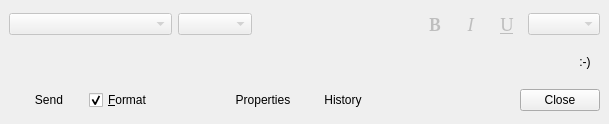
<ui version="4.0" >
 <author></author>
 <comment></comment>
 <exportmacro></exportmacro>
 <class>RzxChat</class>
 <widget class="QWidget" name="RzxChat" >
  <property name="geometry" >
   <rect>
    <x>0</x>
    <y>0</y>
    <width>609</width>
    <height>124</height>
   </rect>
  </property>
  <property name="sizePolicy" >
   <sizepolicy>
    <hsizetype>3</hsizetype>
    <vsizetype>5</vsizetype>
    <horstretch>0</horstretch>
    <verstretch>0</verstretch>
   </sizepolicy>
  </property>
  <property name="windowTitle" >
   <string>Chat [Qt]</string>
  </property>
  <layout class="QGridLayout" >
   <property name="margin" >
    <number>9</number>
   </property>
   <property name="spacing" >
    <number>6</number>
   </property>
   <item row="1" column="1" >
    <widget class="QToolButton" name="btnSmiley" >
     <property name="minimumSize" >
      <size>
       <width>30</width>
       <height>30</height>
      </size>
     </property>
     <property name="maximumSize" >
      <size>
       <width>30</width>
       <height>30</height>
      </size>
     </property>
     <property name="text" >
      <string>:-)</string>
     </property>
     <property name="checkable" >
      <bool>true</bool>
     </property>
     <property name="autoRaise" >
      <bool>true</bool>
     </property>
    </widget>
   </item>
   <item row="1" column="0" >
    <widget class="RzxTextEdit" name="edMsg" >
     <property name="sizePolicy" >
      <sizepolicy>
       <hsizetype>7</hsizetype>
       <vsizetype>7</vsizetype>
       <horstretch>0</horstretch>
       <verstretch>0</verstretch>
      </sizepolicy>
     </property>
     <property name="minimumSize" >
      <size>
       <width>0</width>
       <height>25</height>
      </size>
     </property>
     <property name="maximumSize" >
      <size>
       <width>32767</width>
       <height>32767</height>
      </size>
     </property>
     <property name="baseSize" >
      <size>
       <width>0</width>
       <height>50</height>
      </size>
     </property>
     <property name="focusPolicy" >
      <enum>Qt::StrongFocus</enum>
     </property>
     <property name="whatsThis" >
      <string>&lt;h3>Input&lt;/h3>&lt;p>This is the place where you can type your messages.&lt;/p>&lt;p>&lt;b>Shortcuts :&lt;/b>&lt;br>&lt;b>Enter : &lt;/b>Send your message&lt;br>&lt;b>Ctrl+[UP|DOWN] : &lt;/b>Navigate through the messages you have already typed&lt;br>&lt;b>Shift+Enter : &lt;/b> Add a line-break&lt;/p></string>
     </property>
    </widget>
   </item>
   <item row="0" column="0" colspan="2" >
    <widget class="QFrame" name="frame" >
     <property name="frameShape" >
      <enum>QFrame::Box</enum>
     </property>
     <property name="frameShadow" >
      <enum>QFrame::Plain</enum>
     </property>
     <property name="lineWidth" >
      <number>0</number>
     </property>
     <layout class="QGridLayout" >
      <property name="margin" >
       <number>0</number>
      </property>
      <property name="spacing" >
       <number>0</number>
      </property>
      <item row="0" column="0" >
       <layout class="QHBoxLayout" >
        <property name="margin" >
         <number>0</number>
        </property>
        <property name="spacing" >
         <number>6</number>
        </property>
        <item>
         <widget class="QComboBox" name="cbFontSelect" >
          <property name="enabled" >
           <bool>false</bool>
          </property>
          <property name="sizePolicy" >
           <sizepolicy>
            <hsizetype>3</hsizetype>
            <vsizetype>0</vsizetype>
            <horstretch>0</horstretch>
            <verstretch>0</verstretch>
           </sizepolicy>
          </property>
          <property name="minimumSize" >
           <size>
            <width>128</width>
            <height>0</height>
           </size>
          </property>
         </widget>
        </item>
        <item>
         <widget class="QComboBox" name="cbSize" >
          <property name="enabled" >
           <bool>false</bool>
          </property>
          <property name="sizePolicy" >
           <sizepolicy>
            <hsizetype>0</hsizetype>
            <vsizetype>0</vsizetype>
            <horstretch>0</horstretch>
            <verstretch>0</verstretch>
           </sizepolicy>
          </property>
          <property name="minimumSize" >
           <size>
            <width>74</width>
            <height>0</height>
           </size>
          </property>
          <property name="maximumSize" >
           <size>
            <width>74</width>
            <height>16777215</height>
           </size>
          </property>
         </widget>
        </item>
        <item>
         <spacer>
          <property name="orientation" >
           <enum>Qt::Horizontal</enum>
          </property>
          <property name="sizeHint" >
           <size>
            <width>73</width>
            <height>30</height>
           </size>
          </property>
         </spacer>
        </item>
        <item>
         <widget class="QToolButton" name="btnBold" >
          <property name="enabled" >
           <bool>false</bool>
          </property>
          <property name="minimumSize" >
           <size>
            <width>30</width>
            <height>30</height>
           </size>
          </property>
          <property name="maximumSize" >
           <size>
            <width>30</width>
            <height>30</height>
           </size>
          </property>
          <property name="font" >
           <font>
            <family>Terminal [Bitstream]</family>
            <pointsize>14</pointsize>
            <weight>75</weight>
            <italic>false</italic>
            <bold>true</bold>
            <underline>false</underline>
            <strikeout>false</strikeout>
           </font>
          </property>
          <property name="text" >
           <string>B</string>
          </property>
          <property name="checkable" >
           <bool>true</bool>
          </property>
          <property name="autoRaise" >
           <bool>true</bool>
          </property>
         </widget>
        </item>
        <item>
         <widget class="QToolButton" name="btnItalic" >
          <property name="enabled" >
           <bool>false</bool>
          </property>
          <property name="minimumSize" >
           <size>
            <width>30</width>
            <height>30</height>
           </size>
          </property>
          <property name="maximumSize" >
           <size>
            <width>30</width>
            <height>30</height>
           </size>
          </property>
          <property name="font" >
           <font>
            <family>Terminal [Bitstream]</family>
            <pointsize>14</pointsize>
            <weight>50</weight>
            <italic>true</italic>
            <bold>false</bold>
            <underline>false</underline>
            <strikeout>false</strikeout>
           </font>
          </property>
          <property name="text" >
           <string>I</string>
          </property>
          <property name="checkable" >
           <bool>true</bool>
          </property>
          <property name="autoRaise" >
           <bool>true</bool>
          </property>
         </widget>
        </item>
        <item>
         <widget class="QToolButton" name="btnUnderline" >
          <property name="enabled" >
           <bool>false</bool>
          </property>
          <property name="minimumSize" >
           <size>
            <width>30</width>
            <height>30</height>
           </size>
          </property>
          <property name="maximumSize" >
           <size>
            <width>30</width>
            <height>30</height>
           </size>
          </property>
          <property name="font" >
           <font>
            <family>Terminal [Bitstream]</family>
            <pointsize>14</pointsize>
            <weight>50</weight>
            <italic>false</italic>
            <bold>false</bold>
            <underline>true</underline>
            <strikeout>false</strikeout>
           </font>
          </property>
          <property name="text" >
           <string>U</string>
          </property>
          <property name="checkable" >
           <bool>true</bool>
          </property>
          <property name="autoRaise" >
           <bool>true</bool>
          </property>
         </widget>
        </item>
        <item>
         <widget class="QComboBox" name="cbColorSelect" >
          <property name="enabled" >
           <bool>false</bool>
          </property>
          <property name="maximumSize" >
           <size>
            <width>90</width>
            <height>16777215</height>
           </size>
          </property>
         </widget>
        </item>
       </layout>
      </item>
     </layout>
    </widget>
   </item>
   <item row="2" column="0" colspan="2" >
    <layout class="QHBoxLayout" >
     <property name="margin" >
      <number>0</number>
     </property>
     <property name="spacing" >
      <number>0</number>
     </property>
     <item>
      <widget class="QPushButton" name="btnSend" >
       <property name="sizePolicy" >
        <sizepolicy>
         <hsizetype>5</hsizetype>
         <vsizetype>0</vsizetype>
         <horstretch>0</horstretch>
         <verstretch>0</verstretch>
        </sizepolicy>
       </property>
       <property name="whatsThis" >
        <string>&lt;h3>Send&lt;/h3>&lt;p>Send the message you have typed...&lt;br>It's a lot easier to use &lt;b>Enter&lt;/b>&lt;/p></string>
       </property>
       <property name="text" >
        <string>Send</string>
       </property>
       <property name="shortcut" >
        <string/>
       </property>
       <property name="flat" >
        <bool>true</bool>
       </property>
      </widget>
     </item>
     <item>
      <widget class="QCheckBox" name="cbSendHTML" >
       <property name="whatsThis" >
        <string>&lt;h3>Send as HTML&lt;/h3>&lt;p>When this case is checked, you can format your text&lt;/p>&lt;p>&lt;b>Warning : &lt;/b>some clients don't support HTML...&lt;/p></string>
       </property>
       <property name="text" >
        <string>&amp;Format</string>
       </property>
       <property name="shortcut" >
        <string>Alt+F</string>
       </property>
       <property name="checked" >
        <bool>true</bool>
       </property>
      </widget>
     </item>
     <item>
      <spacer>
       <property name="orientation" >
        <enum>Qt::Horizontal</enum>
       </property>
       <property name="sizeType" >
        <enum>QSizePolicy::Minimum</enum>
       </property>
       <property name="sizeHint" >
        <size>
         <width>15</width>
         <height>30</height>
        </size>
       </property>
      </spacer>
     </item>
     <item>
      <widget class="QPushButton" name="btnSound" >
       <property name="whatsThis" >
        <string>&lt;h3>Sound&lt;/h3>&lt;p>Enables/disables the sound which is played when a new message arrives&lt;/p></string>
       </property>
       <property name="text" >
        <string/>
       </property>
       <property name="checkable" >
        <bool>true</bool>
       </property>
       <property name="flat" >
        <bool>true</bool>
       </property>
      </widget>
     </item>
     <item>
      <spacer>
       <property name="orientation" >
        <enum>Qt::Horizontal</enum>
       </property>
       <property name="sizeType" >
        <enum>QSizePolicy::Minimum</enum>
       </property>
       <property name="sizeHint" >
        <size>
         <width>15</width>
         <height>30</height>
        </size>
       </property>
      </spacer>
     </item>
     <item>
      <widget class="QPushButton" name="btnProperties" >
       <property name="sizePolicy" >
        <sizepolicy>
         <hsizetype>5</hsizetype>
         <vsizetype>0</vsizetype>
         <horstretch>0</horstretch>
         <verstretch>0</verstretch>
        </sizepolicy>
       </property>
       <property name="whatsThis" >
        <string>&lt;h3>Properties&lt;/h3>&lt;p>Ask for the properties of the person you are talking to.&lt;/p></string>
       </property>
       <property name="text" >
        <string>Properties</string>
       </property>
       <property name="checkable" >
        <bool>true</bool>
       </property>
       <property name="flat" >
        <bool>true</bool>
       </property>
      </widget>
     </item>
     <item>
      <widget class="QPushButton" name="btnHistorique" >
       <property name="sizePolicy" >
        <sizepolicy>
         <hsizetype>5</hsizetype>
         <vsizetype>0</vsizetype>
         <horstretch>0</horstretch>
         <verstretch>0</verstretch>
        </sizepolicy>
       </property>
       <property name="whatsThis" >
        <string>&lt;h3>History&lt;/h3>&lt;p>If you want to read all your old chats with this person&lt;/p></string>
       </property>
       <property name="text" >
        <string>History</string>
       </property>
       <property name="checkable" >
        <bool>true</bool>
       </property>
       <property name="flat" >
        <bool>true</bool>
       </property>
      </widget>
     </item>
     <item>
      <spacer>
       <property name="orientation" >
        <enum>Qt::Horizontal</enum>
       </property>
       <property name="sizeType" >
        <enum>QSizePolicy::Expanding</enum>
       </property>
       <property name="sizeHint" >
        <size>
         <width>20</width>
         <height>20</height>
        </size>
       </property>
      </spacer>
     </item>
     <item>
      <widget class="QPushButton" name="btnClose" >
       <property name="sizePolicy" >
        <sizepolicy>
         <hsizetype>5</hsizetype>
         <vsizetype>0</vsizetype>
         <horstretch>0</horstretch>
         <verstretch>0</verstretch>
        </sizepolicy>
       </property>
       <property name="whatsThis" >
        <string>&lt;h3>Close&lt;/h3>&lt;p>Ends the chat and close the window&lt;/p></string>
       </property>
       <property name="text" >
        <string>Close</string>
       </property>
      </widget>
     </item>
    </layout>
   </item>
  </layout>
 </widget>
 <layoutdefault spacing="3" margin="2" />
 <pixmapfunction></pixmapfunction>
 <customwidgets>
  <customwidget>
   <class>RzxTextEdit</class>
   <extends></extends>
   <header>rzxtextedit.h</header>
   <container>0</container>
   <pixmap></pixmap>
  </customwidget>
 </customwidgets>
 <tabstops>
  <tabstop>edMsg</tabstop>
  <tabstop>btnSend</tabstop>
  <tabstop>cbSendHTML</tabstop>
  <tabstop>btnProperties</tabstop>
  <tabstop>btnHistorique</tabstop>
  <tabstop>btnSound</tabstop>
  <tabstop>btnClose</tabstop>
 </tabstops>
 <resources/>
 <connections>
  <connection>
   <sender>cbSendHTML</sender>
   <signal>toggled(bool)</signal>
   <receiver>frame</receiver>
   <slot>setVisible(bool)</slot>
   <hints>
    <hint type="sourcelabel" >
     <x>127</x>
     <y>94</y>
    </hint>
    <hint type="destinationlabel" >
     <x>264</x>
     <y>12</y>
    </hint>
   </hints>
  </connection>
 </connections>
</ui>
